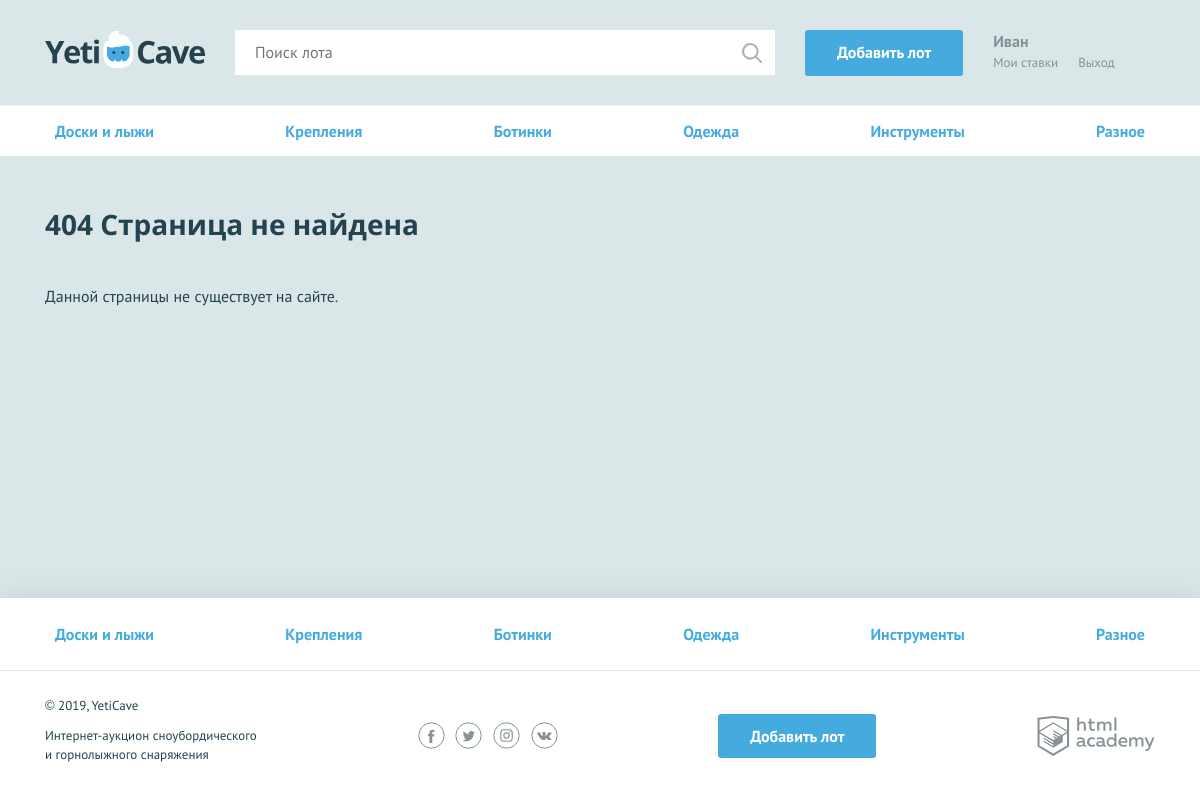
Page /404.php on the committed database.
### tables this page shows
CREATE TABLE categories (
    id INT AUTO_INCREMENT PRIMARY KEY,
    name VARCHAR(127) NOT NULL,
    code VARCHAR(127) NOT NULL UNIQUE
);

### helpers.php (called while the page is built, shortened)
<?php
function include_template($name, array $data = []) {
    $name = 'templates/' . $name;
    extract($data);
    require $name;
    $result = ob_get_clean();
    return $result;
}

### functions.php (called while the page is built, shortened)
<?php
function fetchCategories($con): array
{
    $sql = '
        SELECT code, name
        FROM categories;
    ';
    $result = mysqli_query($con, $sql);
    return mysqli_fetch_all($result, MYSQLI_ASSOC);
}

### templates/layout.php (the view, shortened to what this page needs)
<!DOCTYPE html>
<html lang="ru">
<head>
    <link href="../css/normalize.min.css" rel="stylesheet">
    <link href="../css/style.css" rel="stylesheet">
</head>
<body>
    <div class="page-wrapper">
        <header class="main-header">
            <div class="main-header__container container">
                <a href="/" class="main-header__logo">
                    <img src="../img/logo.svg" width="160" height="39" alt="Логотип компании YetiCave">
                </a>
                <form class="main-header__search" method="get" action="https://echo.htmlacademy.ru" autocomplete="off">
                    <input type="search" name="search" placeholder="Поиск лота">
                    <input class="main-header__search-btn" type="submit" name="find" value="Найти">
                </form>
                <a class="main-header__add-lot button" href="pages/add-lot.html">Добавить лот</a>
                <nav class="user-menu">
                    <?php if ($is_auth) : ?>
                        <div class="user-menu__logged">
                            <p><?= htmlspecialchars($user_name, ENT_QUOTES | ENT_SUBSTITUTE, 'UTF-8'); ?></p>
                            <a class="user-menu__bets" href="pages/my-bets.html">Мои ставки</a>
                            <a class="user-menu__logout" href="#">Выход</a>
                        </div>
                    <?php endif; ?>
                </nav>
            </div>
        </header>
        <?= $content; ?>
    </div>
    <footer class="main-footer">
        <nav class="nav">
            <ul class="nav__list container">
                <?php foreach ($categories as $category) : ?>
                    <li class="nav__item">
                        <a href="pages/<?= htmlspecialchars($category['code']); ?>-lots.html"><?= htmlspecialchars($category['name']); ?></a>
                    </li>
                <?php endforeach; ?>
            </ul>
        </nav>
        <div class="main-footer__bottom container">
            <div class="main-footer__copyright">
                <p>© 2019, YetiCave</p>
                <p>Интернет-аукцион сноубордического и горнолыжного снаряжения</p>
            </div>
            <div class="main-footer__social social">
                <a class="social__link social__link--facebook" href="#">
                </a>
                <a class="social__link social__link--twitter" href="#">
                </a>
                <a class="social__link social__link--instagram" href="#">
                </a>
                <a class="social__link social__link--vkontakte" href="#">
                </a>
            </div>
            <a class="main-footer__add-lot button" href="add-lot.html">Добавить лот</a>
            <div class="main-footer__developed-by">
                <a class="logo-academy" href="https://htmlacademy.ru/intensive/php">
                </a>
            </div>
        </div>
    </footer>
</body>
</html>

### templates/404.php
<main>
    <nav class="nav">
        <ul class="nav__list container">
            <?php foreach ($categories as $category) : ?>
                <li class="nav__item">
                    <a href="all-lots.html"><?= htmlspecialchars($category['name']) ?></a>
                </li>
            <?php endforeach; ?>
        </ul>
    </nav>
    <section class="lot-item container">
        <h2>404 Страница не найдена</h2>
        <p>Данной страницы не существует на сайте.</p>
    </section>
</main>

### css/style.css (style rules this page uses)
html, body { height: 100%; }
.page-wrapper { display: flex; flex-direction: column; min-height: 100%; margin-bottom: -202px; }
.page-wrapper::after { content: ""; display: block; }
.page-wrapper::after { height: 85px; }
main { margin-bottom: 202px; }
body { min-width: 1140px; background-color: #dbe6e9; font-family: "PT Sans", sans-serif; font-weight: 400; font-size: 16px; line-height: 26px; color: #25434e; }
a { text-decoration: none; }
h2 { margin: 0; font-family: "Open Sans", sans-serif; font-size: 28px; line-height: 35px; font-weight: 700; }
.container { width: 1110px; margin: 0 auto; padding: 0 15px; }
.button { display: block; padding: 9px 32px; background-color: #45abde; color: #ffffff; text-align: center; font-weight: 700; border: none; border-radius: 3px; }
.main-header { padding: 30px 0 29px; border-bottom: 1px solid rgba(255, 255, 255, 0.5); }
.main-header__container { display: -webkit-flex; display: -ms-flexbox; display: flex; -webkit-justify-content: flex-start; -ms-flex-pack: start; justify-content: flex-start; }
.main-header__logo { display: block; margin-right: 30px; }
.main-header__search { position: relative; width: 540px; margin-right: 30px; }
.main-header__search input[type="search"] { width: 100%; padding: 8px 19px 9px 19px; border: 1px solid #ffffff; }
.main-header__search-btn { content: ""; position: absolute; top: 3px; right: 3px; width: 20px; height: 20px; padding: 20px; background: url("../img/search.svg") center no-repeat; opacity: 0.3; border: 0; font-size: 0; }
.main-header__add-lot { max-width: 160px; margin-right: 30px; }
.user-menu { display: -webkit-flex; display: -ms-flexbox; display: flex; }
.user-menu__logged { color: #879296; line-height: 22px; }
.user-menu__logged p { font-weight: 700; margin: 0; }
.user-menu__logged a { color: #879296; font-size: 13px; font-weight: 400; float: left; }
.user-menu__logged a:last-child { margin-left: 20px; }
.main-footer { background-color: #ffffff; box-shadow: 0 0 30px 0 rgba(0, 0, 0, 0.1); }
.main-footer__bottom { display: -webkit-flex; display: -ms-flexbox; display: flex; -webkit-justify-content: space-between; -ms-flex-pack: justify; justify-content: space-between; -webkit-align-items: center; -ms-flex-align: center; align-items: center; padding: 25px 0; }
.main-footer__copyright { max-width: 212px; }
.main-footer__copyright p { margin: 0; margin-bottom: 11px; font-size: 13px; line-height: 19px; }
.main-footer__social { width: 140px; }
.social { display: -webkit-flex; display: -ms-flexbox; display: flex; -webkit-justify-content: space-between; -ms-flex-pack: justify; justify-content: space-between; -webkit-flex-wrap: wrap; -ms-flex-wrap: wrap; flex-wrap: wrap; }
.social__link { width: 27px; height: 27px; }
.logo-academy { display: block; width: 118px; height: 40px; }
.nav { background-color: #ffffff; border-bottom: 1px solid #e1e6e7; }
.nav__list { display: -webkit-flex; display: -ms-flexbox; display: flex; -webkit-justify-content: space-between; -ms-flex-pack: justify; justify-content: space-between; -webkit-flex-wrap: wrap; -ms-flex-wrap: wrap; flex-wrap: wrap; list-style: none; }
.nav__item a { position: relative; display: block; padding: 12px 10px; font-weight: 700; color: #45abde; }
.nav__item a::before { content: ""; display: none; position: absolute; bottom: 0; width: calc(100% - 20px); height: 3px; background-color: #e2e5e6; }
.main-footer .nav__item a { padding: 23px 10px; }
.lot-item { padding-top: 50px; }
.lot-item h2 { padding-bottom: 25px; }

### rows in the picture
categories: name "Доски и лыжи"
categories: name "Крепления"
categories: name "Ботинки"
categories: name "Одежда"
categories: name "Инструменты"
categories: name "Разное"

### other values in the picture
$user_name "Иван"
